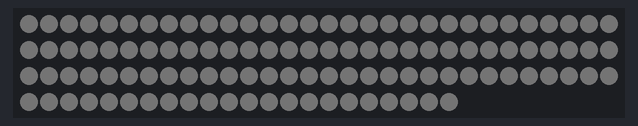
Simulated run of this sketch. Board: Arduino Uno, built with avr-gcc and run on an emulated ATmega328P. Parts: 112 RGB LEDs in strip order, left to right, continuing on the next row. Dim RGB values are drawn brighter than linear.

Above: at 6.0 s.
At 7.1 s:
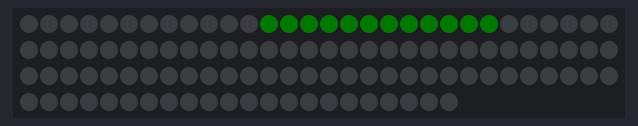
At 24.48 s:
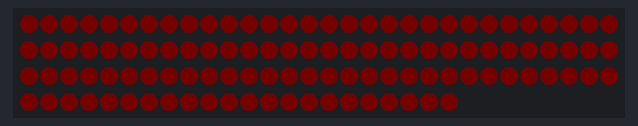
At 25.4 s:
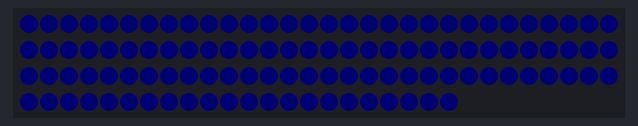
At 34.56 s:
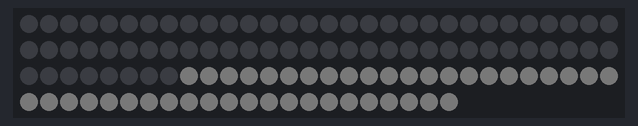

Measured:
- what the display in image 0 shows lasts 0.5 s, from 5.9 s to 6.4 s

The sketch:

CommissioningTopology112.ino
```cpp
#include <Adafruit_NeoPixel.h>

// Bench-only commissioning sketch for final installed topology.
// Keeps diagnostics out of production NightlightContest.ino.

constexpr uint8_t LED_PIN = 6;
constexpr uint16_t LED_COUNT = 112;
constexpr uint8_t BRIGHTNESS = 24; // keep low on bench, 32 max

constexpr uint16_t J1_START = 0;
constexpr uint16_t J1_COUNT = 12;

constexpr uint16_t J2_START = 12;
constexpr uint16_t J2_COUNT = 12;

constexpr uint16_t FRONT_RING_START = 24;
constexpr uint16_t FRONT_RING_COUNT = 44;

constexpr uint16_t REAR_RING_START = 68;
constexpr uint16_t REAR_RING_COUNT = 44;

constexpr uint16_t STEP_DELAY_MS = 45;
constexpr uint16_t HOLD_MS = 450;

Adafruit_NeoPixel strip(LED_COUNT, LED_PIN, NEO_GRBW + NEO_KHZ800);

uint32_t cR(uint8_t v) { return strip.Color(v, 0, 0, 0); }
uint32_t cG(uint8_t v) { return strip.Color(0, v, 0, 0); }
uint32_t cB(uint8_t v) { return strip.Color(0, 0, v, 0); }
uint32_t cW(uint8_t v) { return strip.Color(0, 0, 0, v); }

void clearAll() {
  strip.clear();
  strip.show();
}

void fillRange(uint16_t start, uint16_t count, uint32_t color) {
  for (uint16_t i = 0; i < count; ++i) {
    strip.setPixelColor(start + i, color);
  }
  strip.show();
}

void progressiveFillAll() {
  clearAll();
  for (uint16_t i = 0; i < LED_COUNT; ++i) {
    strip.setPixelColor(i, cW(16));
    strip.show();
    delay(STEP_DELAY_MS);
  }
  delay(HOLD_MS);
}

void segmentFillTest() {
  clearAll();
  fillRange(J1_START, J1_COUNT, cR(24));
  delay(HOLD_MS);

  clearAll();
  fillRange(J2_START, J2_COUNT, cG(24));
  delay(HOLD_MS);

  clearAll();
  fillRange(FRONT_RING_START, FRONT_RING_COUNT, cB(24));
  delay(HOLD_MS);

  clearAll();
  fillRange(REAR_RING_START, REAR_RING_COUNT, cW(24));
  delay(HOLD_MS);
}

void directionTest(uint16_t start, uint16_t count, bool forward, uint32_t color) {
  clearAll();
  for (uint16_t i = 0; i < count; ++i) {
    uint16_t idx = forward ? (start + i) : (start + (count - 1 - i));
    strip.setPixelColor(idx, color);
    strip.show();
    delay(STEP_DELAY_MS);
    strip.setPixelColor(idx, 0);
  }
  strip.show();
  delay(HOLD_MS);
}

void segmentDirectionTest() {
  // Physical directions:
  // J1: top -> bottom
  directionTest(J1_START, J1_COUNT, true, cR(26));

  // J2: bottom -> top
  directionTest(J2_START, J2_COUNT, true, cG(26));

  // Front ring: 6 o'clock clockwise back to 6
  directionTest(FRONT_RING_START, FRONT_RING_COUNT, true, cB(26));

  // Rear ring: 6 o'clock counterclockwise back to 6
  directionTest(REAR_RING_START, REAR_RING_COUNT, true, cW(26));
}

void reverseDirectionTest() {
  // Reverse visual validation:
  // J1: bottom -> top
  directionTest(J1_START, J1_COUNT, false, cR(26));

  // J2: top -> bottom
  directionTest(J2_START, J2_COUNT, false, cG(26));

  // Front ring: 6 o'clock counterclockwise back to 6
  directionTest(FRONT_RING_START, FRONT_RING_COUNT, false, cB(26));

  // Rear ring: 6 o'clock clockwise back to 6
  directionTest(REAR_RING_START, REAR_RING_COUNT, false, cW(26));
}

void lowWhiteTest() {
  clearAll();
  fillRange(0, LED_COUNT, cW(18));
  delay(900);
  clearAll();
}

void rgbwChannelTest() {
  clearAll();
  fillRange(0, LED_COUNT, cR(18));
  delay(HOLD_MS);
  fillRange(0, LED_COUNT, cG(18));
  delay(HOLD_MS);
  fillRange(0, LED_COUNT, cB(18));
  delay(HOLD_MS);
  fillRange(0, LED_COUNT, cW(18));
  delay(HOLD_MS);
  clearAll();
}

void setup() {
  strip.begin();
  strip.setBrightness(BRIGHTNESS);
  clearAll();
  delay(250);
}

void loop() {
  progressiveFillAll();       // 1) 0 -> 111 physical order
  segmentFillTest();          // 2) segment fill
  segmentDirectionTest();     // 3) physical direction by segment
  reverseDirectionTest();     // 4) reverse direction visual validation
  lowWhiteTest();             // 5) low all-white RGBW
  rgbwChannelTest();          // 6) low R/G/B/W channel test
  delay(700);
}
```
